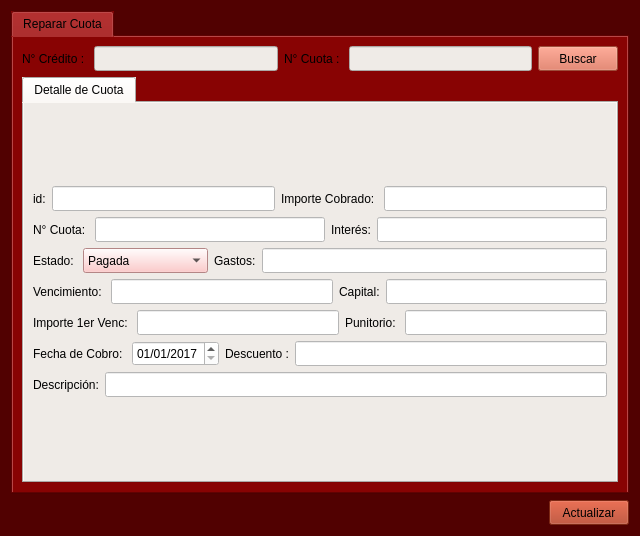
<?xml version="1.0" encoding="UTF-8"?>
<ui version="4.0">
 <class>Form_reparar_cuota</class>
 <widget class="QWidget" name="Form_reparar_cuota">
  <property name="geometry">
   <rect>
    <x>0</x>
    <y>0</y>
    <width>640</width>
    <height>536</height>
   </rect>
  </property>
  <property name="windowTitle">
   <string>Reparar Cuota</string>
  </property>
  <property name="styleSheet">
   <string notr="true">font: 75 10pt &quot;KacstOne&quot;;
selection-background-color: rgb(255, 170, 127);
color: rgb(0, 0, 0);
background-color: rgb(81, 1, 1);
</string>
  </property>
  <layout class="QGridLayout" name="gridLayout_3">
   <item row="0" column="0">
    <widget class="QTabWidget" name="tabWidget">
     <property name="styleSheet">
      <string notr="true">background-color: rgba(136, 3, 3);

</string>
     </property>
     <property name="currentIndex">
      <number>0</number>
     </property>
     <widget class="QWidget" name="tab">
      <attribute name="icon">
       <iconset>
        <normaloff>Íconos/icono-de-una-tuerca.png</normaloff>Íconos/icono-de-una-tuerca.png</iconset>
      </attribute>
      <attribute name="title">
       <string>Reparar Cuota</string>
      </attribute>
      <layout class="QGridLayout" name="gridLayout_2">
       <item row="0" column="0">
        <layout class="QHBoxLayout" name="horizontalLayout_8">
         <item>
          <widget class="QLabel" name="label">
           <property name="styleSheet">
            <string notr="true"/>
           </property>
           <property name="text">
            <string>N° Crédito : </string>
           </property>
          </widget>
         </item>
         <item>
          <widget class="QLineEdit" name="lne_num_credito">
           <property name="minimumSize">
            <size>
             <width>0</width>
             <height>25</height>
            </size>
           </property>
           <property name="maximumSize">
            <size>
             <width>16777215</width>
             <height>25</height>
            </size>
           </property>
           <property name="styleSheet">
            <string notr="true">background-color: rgb(239, 235, 231);</string>
           </property>
          </widget>
         </item>
         <item>
          <widget class="QLabel" name="label_2">
           <property name="minimumSize">
            <size>
             <width>0</width>
             <height>25</height>
            </size>
           </property>
           <property name="maximumSize">
            <size>
             <width>16777215</width>
             <height>25</height>
            </size>
           </property>
           <property name="styleSheet">
            <string notr="true"/>
           </property>
           <property name="text">
            <string>N° Cuota : </string>
           </property>
          </widget>
         </item>
         <item>
          <widget class="QLineEdit" name="lne_num_cuota">
           <property name="minimumSize">
            <size>
             <width>0</width>
             <height>25</height>
            </size>
           </property>
           <property name="maximumSize">
            <size>
             <width>16777215</width>
             <height>25</height>
            </size>
           </property>
           <property name="styleSheet">
            <string notr="true">background-color: rgb(239, 235, 231);</string>
           </property>
          </widget>
         </item>
         <item>
          <widget class="QPushButton" name="boton_buscar">
           <property name="minimumSize">
            <size>
             <width>0</width>
             <height>25</height>
            </size>
           </property>
           <property name="maximumSize">
            <size>
             <width>16777215</width>
             <height>25</height>
            </size>
           </property>
           <property name="styleSheet">
            <string notr="true">background-color: rgb(219, 106, 80);</string>
           </property>
           <property name="text">
            <string>Buscar</string>
           </property>
          </widget>
         </item>
        </layout>
       </item>
       <item row="1" column="0">
        <widget class="QTabWidget" name="tabWidget_2">
         <property name="styleSheet">
          <string notr="true">background-color: rgb(239, 235, 231);
</string>
         </property>
         <property name="currentIndex">
          <number>0</number>
         </property>
         <widget class="QWidget" name="tab_2">
          <attribute name="title">
           <string>Detalle de Cuota</string>
          </attribute>
          <layout class="QGridLayout" name="gridLayout">
           <item row="0" column="0">
            <layout class="QGridLayout" name="gridLayout_4">
             <item row="0" column="0">
              <layout class="QHBoxLayout" name="horizontalLayout">
               <item>
                <widget class="QLabel" name="label_9">
                 <property name="minimumSize">
                  <size>
                   <width>0</width>
                   <height>25</height>
                  </size>
                 </property>
                 <property name="maximumSize">
                  <size>
                   <width>16777215</width>
                   <height>25</height>
                  </size>
                 </property>
                 <property name="text">
                  <string>id:</string>
                 </property>
                </widget>
               </item>
               <item>
                <widget class="QLineEdit" name="lne_id_cuota_reparar">
                 <property name="minimumSize">
                  <size>
                   <width>0</width>
                   <height>25</height>
                  </size>
                 </property>
                 <property name="maximumSize">
                  <size>
                   <width>16777215</width>
                   <height>25</height>
                  </size>
                 </property>
                 <property name="styleSheet">
                  <string notr="true">background-color: rgb(255, 255, 255);</string>
                 </property>
                </widget>
               </item>
               <item>
                <widget class="QLabel" name="label_15">
                 <property name="minimumSize">
                  <size>
                   <width>0</width>
                   <height>25</height>
                  </size>
                 </property>
                 <property name="maximumSize">
                  <size>
                   <width>16777215</width>
                   <height>25</height>
                  </size>
                 </property>
                 <property name="text">
                  <string>Importe Cobrado: </string>
                 </property>
                </widget>
               </item>
               <item>
                <widget class="QLineEdit" name="lne_cobrado_reparar">
                 <property name="minimumSize">
                  <size>
                   <width>0</width>
                   <height>25</height>
                  </size>
                 </property>
                 <property name="maximumSize">
                  <size>
                   <width>16777215</width>
                   <height>25</height>
                  </size>
                 </property>
                 <property name="styleSheet">
                  <string notr="true">background-color: rgb(255, 255, 255);</string>
                 </property>
                </widget>
               </item>
              </layout>
             </item>
             <item row="1" column="0">
              <layout class="QHBoxLayout" name="horizontalLayout_2">
               <item>
                <widget class="QLabel" name="label_3">
                 <property name="minimumSize">
                  <size>
                   <width>0</width>
                   <height>25</height>
                  </size>
                 </property>
                 <property name="maximumSize">
                  <size>
                   <width>16777215</width>
                   <height>25</height>
                  </size>
                 </property>
                 <property name="text">
                  <string>N° Cuota: </string>
                 </property>
                </widget>
               </item>
               <item>
                <widget class="QLineEdit" name="lne_nro_cuota_reparar">
                 <property name="minimumSize">
                  <size>
                   <width>0</width>
                   <height>25</height>
                  </size>
                 </property>
                 <property name="maximumSize">
                  <size>
                   <width>16777215</width>
                   <height>25</height>
                  </size>
                 </property>
                 <property name="styleSheet">
                  <string notr="true">background-color: rgb(255, 255, 255);</string>
                 </property>
                </widget>
               </item>
               <item>
                <widget class="QLabel" name="label_5">
                 <property name="minimumSize">
                  <size>
                   <width>0</width>
                   <height>25</height>
                  </size>
                 </property>
                 <property name="maximumSize">
                  <size>
                   <width>16777215</width>
                   <height>25</height>
                  </size>
                 </property>
                 <property name="text">
                  <string>Interés:</string>
                 </property>
                </widget>
               </item>
               <item>
                <widget class="QLineEdit" name="lne_interes_reparar">
                 <property name="minimumSize">
                  <size>
                   <width>0</width>
                   <height>25</height>
                  </size>
                 </property>
                 <property name="maximumSize">
                  <size>
                   <width>16777215</width>
                   <height>25</height>
                  </size>
                 </property>
                 <property name="styleSheet">
                  <string notr="true">background-color: rgb(255, 255, 255);</string>
                 </property>
                </widget>
               </item>
              </layout>
             </item>
             <item row="2" column="0">
              <layout class="QHBoxLayout" name="horizontalLayout_3">
               <item>
                <widget class="QLabel" name="label_13">
                 <property name="minimumSize">
                  <size>
                   <width>0</width>
                   <height>25</height>
                  </size>
                 </property>
                 <property name="maximumSize">
                  <size>
                   <width>16777215</width>
                   <height>25</height>
                  </size>
                 </property>
                 <property name="text">
                  <string>Estado: </string>
                 </property>
                </widget>
               </item>
               <item>
                <widget class="QComboBox" name="cbx_estado">
                 <property name="enabled">
                  <bool>true</bool>
                 </property>
                 <property name="minimumSize">
                  <size>
                   <width>0</width>
                   <height>25</height>
                  </size>
                 </property>
                 <property name="maximumSize">
                  <size>
                   <width>16777215</width>
                   <height>25</height>
                  </size>
                 </property>
                 <property name="styleSheet">
                  <string notr="true">background-color: rgb(252, 188, 188);</string>
                 </property>
                 <item>
                  <property name="text">
                   <string>Pagada</string>
                  </property>
                 </item>
                 <item>
                  <property name="text">
                   <string>Pago Parcial</string>
                  </property>
                 </item>
                 <item>
                  <property name="text">
                   <string>A pagar</string>
                  </property>
                 </item>
                 <item>
                  <property name="text">
                   <string>Vencida 30 días</string>
                  </property>
                 </item>
                 <item>
                  <property name="text">
                   <string>Vencida 60 días</string>
                  </property>
                 </item>
                 <item>
                  <property name="text">
                   <string>Vencida 90 días</string>
                  </property>
                 </item>
                 <item>
                  <property name="text">
                   <string>Vencida 120 días</string>
                  </property>
                 </item>
                 <item>
                  <property name="text">
                   <string>Vencida 150 días</string>
                  </property>
                 </item>
                 <item>
                  <property name="text">
                   <string>Vencida 180 días</string>
                  </property>
                 </item>
                 <item>
                  <property name="text">
                   <string>En Judiciales</string>
                  </property>
                 </item>
                </widget>
               </item>
               <item>
                <widget class="QLabel" name="label_6">
                 <property name="minimumSize">
                  <size>
                   <width>0</width>
                   <height>25</height>
                  </size>
                 </property>
                 <property name="maximumSize">
                  <size>
                   <width>16777215</width>
                   <height>25</height>
                  </size>
                 </property>
                 <property name="text">
                  <string>Gastos:</string>
                 </property>
                </widget>
               </item>
               <item>
                <widget class="QLineEdit" name="lne_gastos_reparar">
                 <property name="minimumSize">
                  <size>
                   <width>0</width>
                   <height>25</height>
                  </size>
                 </property>
                 <property name="maximumSize">
                  <size>
                   <width>16777215</width>
                   <height>25</height>
                  </size>
                 </property>
                 <property name="styleSheet">
                  <string notr="true">background-color: rgb(255, 255, 255);</string>
                 </property>
                </widget>
               </item>
              </layout>
             </item>
             <item row="3" column="0">
              <layout class="QHBoxLayout" name="horizontalLayout_4">
               <item>
                <widget class="QLabel" name="label_12">
                 <property name="minimumSize">
                  <size>
                   <width>0</width>
                   <height>25</height>
                  </size>
                 </property>
                 <property name="maximumSize">
                  <size>
                   <width>16777215</width>
                   <height>25</height>
                  </size>
                 </property>
                 <property name="text">
                  <string>Vencimiento: </string>
                 </property>
                </widget>
               </item>
               <item>
                <widget class="QLineEdit" name="lne_venc_reparar">
                 <property name="enabled">
                  <bool>false</bool>
                 </property>
                 <property name="minimumSize">
                  <size>
                   <width>0</width>
                   <height>25</height>
                  </size>
                 </property>
                 <property name="maximumSize">
                  <size>
                   <width>16777215</width>
                   <height>25</height>
                  </size>
                 </property>
                 <property name="styleSheet">
                  <string notr="true">background-color: rgb(255, 255, 255);</string>
                 </property>
                </widget>
               </item>
               <item>
                <widget class="QLabel" name="label_4">
                 <property name="minimumSize">
                  <size>
                   <width>0</width>
                   <height>25</height>
                  </size>
                 </property>
                 <property name="maximumSize">
                  <size>
                   <width>16777215</width>
                   <height>25</height>
                  </size>
                 </property>
                 <property name="text">
                  <string>Capital:</string>
                 </property>
                </widget>
               </item>
               <item>
                <widget class="QLineEdit" name="lne_capital_reparar">
                 <property name="minimumSize">
                  <size>
                   <width>0</width>
                   <height>25</height>
                  </size>
                 </property>
                 <property name="maximumSize">
                  <size>
                   <width>16777215</width>
                   <height>25</height>
                  </size>
                 </property>
                 <property name="styleSheet">
                  <string notr="true">background-color: rgb(255, 255, 255);</string>
                 </property>
                </widget>
               </item>
              </layout>
             </item>
             <item row="4" column="0">
              <layout class="QHBoxLayout" name="horizontalLayout_5">
               <item>
                <widget class="QLabel" name="label_11">
                 <property name="minimumSize">
                  <size>
                   <width>0</width>
                   <height>25</height>
                  </size>
                 </property>
                 <property name="maximumSize">
                  <size>
                   <width>16777215</width>
                   <height>25</height>
                  </size>
                 </property>
                 <property name="text">
                  <string>Importe 1er Venc: </string>
                 </property>
                </widget>
               </item>
               <item>
                <widget class="QLineEdit" name="lne_importe_cuota_reparar">
                 <property name="minimumSize">
                  <size>
                   <width>0</width>
                   <height>25</height>
                  </size>
                 </property>
                 <property name="maximumSize">
                  <size>
                   <width>16777215</width>
                   <height>25</height>
                  </size>
                 </property>
                 <property name="styleSheet">
                  <string notr="true">background-color: rgb(255, 255, 255);</string>
                 </property>
                </widget>
               </item>
               <item>
                <widget class="QLabel" name="label_16">
                 <property name="minimumSize">
                  <size>
                   <width>0</width>
                   <height>25</height>
                  </size>
                 </property>
                 <property name="maximumSize">
                  <size>
                   <width>16777215</width>
                   <height>25</height>
                  </size>
                 </property>
                 <property name="text">
                  <string>Punitorio: </string>
                 </property>
                </widget>
               </item>
               <item>
                <widget class="QLineEdit" name="lne_punitorio_reparar">
                 <property name="minimumSize">
                  <size>
                   <width>0</width>
                   <height>25</height>
                  </size>
                 </property>
                 <property name="maximumSize">
                  <size>
                   <width>16777215</width>
                   <height>25</height>
                  </size>
                 </property>
                 <property name="styleSheet">
                  <string notr="true">background-color: rgb(255, 255, 255);</string>
                 </property>
                </widget>
               </item>
              </layout>
             </item>
             <item row="5" column="0">
              <layout class="QHBoxLayout" name="horizontalLayout_6">
               <item>
                <widget class="QLabel" name="label_17">
                 <property name="minimumSize">
                  <size>
                   <width>0</width>
                   <height>25</height>
                  </size>
                 </property>
                 <property name="maximumSize">
                  <size>
                   <width>16777215</width>
                   <height>25</height>
                  </size>
                 </property>
                 <property name="text">
                  <string>Fecha de Cobro: </string>
                 </property>
                </widget>
               </item>
               <item>
                <widget class="QDateEdit" name="dte_fecha_cobro">
                 <property name="minimumSize">
                  <size>
                   <width>0</width>
                   <height>25</height>
                  </size>
                 </property>
                 <property name="maximumSize">
                  <size>
                   <width>16777215</width>
                   <height>25</height>
                  </size>
                 </property>
                 <property name="styleSheet">
                  <string notr="true">background-color: rgb(255, 255, 255);</string>
                 </property>
                 <property name="displayFormat">
                  <string>dd/MM/yyyy</string>
                 </property>
                 <property name="date">
                  <date>
                   <year>2017</year>
                   <month>1</month>
                   <day>1</day>
                  </date>
                 </property>
                </widget>
               </item>
               <item>
                <widget class="QLabel" name="label_18">
                 <property name="text">
                  <string>Descuento :</string>
                 </property>
                </widget>
               </item>
               <item>
                <widget class="QLineEdit" name="lne_descuento_reparar">
                 <property name="minimumSize">
                  <size>
                   <width>0</width>
                   <height>25</height>
                  </size>
                 </property>
                 <property name="maximumSize">
                  <size>
                   <width>16777215</width>
                   <height>25</height>
                  </size>
                 </property>
                 <property name="styleSheet">
                  <string notr="true">background-color: rgb(255, 255, 255);</string>
                 </property>
                </widget>
               </item>
              </layout>
             </item>
             <item row="6" column="0">
              <layout class="QHBoxLayout" name="horizontalLayout_7">
               <item>
                <widget class="QLabel" name="label_8">
                 <property name="minimumSize">
                  <size>
                   <width>0</width>
                   <height>25</height>
                  </size>
                 </property>
                 <property name="maximumSize">
                  <size>
                   <width>16777215</width>
                   <height>25</height>
                  </size>
                 </property>
                 <property name="text">
                  <string>Descripción:</string>
                 </property>
                </widget>
               </item>
               <item>
                <widget class="QLineEdit" name="lne_descripcion_reparar">
                 <property name="minimumSize">
                  <size>
                   <width>0</width>
                   <height>25</height>
                  </size>
                 </property>
                 <property name="maximumSize">
                  <size>
                   <width>16777215</width>
                   <height>25</height>
                  </size>
                 </property>
                 <property name="styleSheet">
                  <string notr="true">background-color: rgb(255, 255, 255);</string>
                 </property>
                </widget>
               </item>
              </layout>
             </item>
            </layout>
           </item>
          </layout>
         </widget>
        </widget>
       </item>
      </layout>
     </widget>
    </widget>
   </item>
   <item row="1" column="0" alignment="Qt::AlignRight">
    <widget class="QPushButton" name="boton_actualizar">
     <property name="minimumSize">
      <size>
       <width>0</width>
       <height>25</height>
      </size>
     </property>
     <property name="maximumSize">
      <size>
       <width>16777215</width>
       <height>25</height>
      </size>
     </property>
     <property name="styleSheet">
      <string notr="true">background-color: rgb(172, 55, 26);</string>
     </property>
     <property name="text">
      <string>Actualizar</string>
     </property>
    </widget>
   </item>
  </layout>
 </widget>
 <tabstops>
  <tabstop>boton_actualizar</tabstop>
  <tabstop>tabWidget</tabstop>
 </tabstops>
 <resources/>
 <connections/>
</ui>
